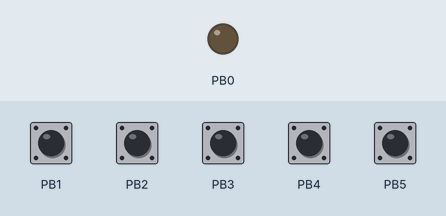
Recording of a sketch running on a simulated ATtiny85, built with avr-gcc and run on an emulated ATtiny85. Shown: output pins drawn as LEDs (lit = HIGH). Inputs (shaded band) come from the test bench; at power-on: PB1–5 HIGH. Sleep ends after the set time or at an interrupt.

Above: at 5.0 s.
5.1 s: PB1 pulled LOW for 0.15 s
At 5.6 s:
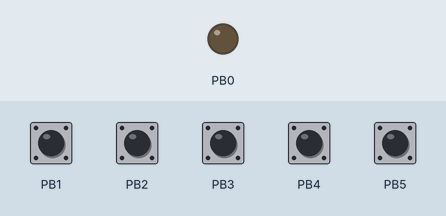
6.7 s: PB3 pulled LOW for 0.15 s
At 8.0 s:
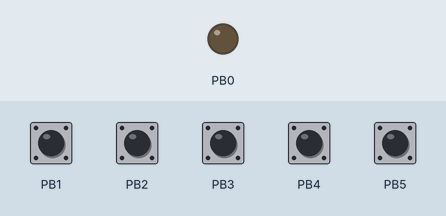
Timing chart, 0 to 9.7 s (numbered marks = the images above; inputs shaded):
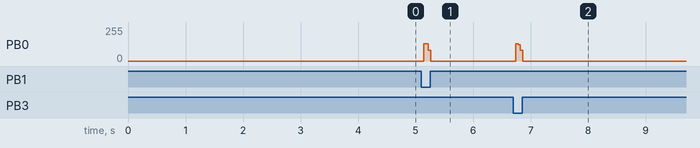

The sketch:

RF_Remote_5B.ino
```cpp
// (licence header left out)
// oscillator calibration value (uncomment and set if necessary)
//#define OSCCAL_VAL  0x4B

// libraries
#include <avr/io.h>
#include <avr/sleep.h>
#include <avr/interrupt.h>
#include <util/delay.h>

// pin definitions
#define DATA    PB0
#define KEY1    PB1
#define KEY2    PB2
#define KEY3    PB3
#define KEY4    PB4
#define KEY5    PB5

// RF Codes
#define ADDR    0x55  // address of the device
#define CMD1    0x01  // command KEY1
#define CMD2    0x02  // command KEY2
#define CMD3    0x03  // command KEY3
#define CMD4    0x04  // command KEY4
#define CMD5    0x05  // command KEY5

// button mask
#define BT_MASK (1<<KEY1)|(1<<KEY2)|(1<<KEY3)|(1<<KEY4)|(1<<KEY5)

// define RF error width in microseconds; must be the same in the receiver code;
// higher values reduce the error rate, but lengthen the transmission time
#define RF_ERR    150

// define number of preamble bits
#define RF_PRE    32

// define number of start bits; must be the same in the receiver code
#define RF_START  4

// define number of transmission repeats
#define RF_REP    3

// macros ASK/OOK
#define RF_on()   PORTB |=  (1<<DATA)   // key-on
#define RF_off()  PORTB &= ~(1<<DATA)   // key-off

// macros to modulate the signals with compensated timings
#define startPulse()  {RF_on(); _delay_us(6*RF_ERR); RF_off(); _delay_us(6*RF_ERR-5);}
#define bit0Pulse()   {RF_on(); _delay_us(2*RF_ERR); RF_off(); _delay_us(2*RF_ERR-5);}
#define bit1Pulse()   {RF_on(); _delay_us(4*RF_ERR); RF_off(); _delay_us(4*RF_ERR-5);}
#define stopPause()   _delay_us(6*RF_ERR) // = min 8 * RF_ERR incl. delay of last bit


// send a single byte via RF
void sendByte(uint8_t value) {
  for (uint8_t i=8; i; i--, value<<=1) {            // send 8 bits, MSB first
    (value & 0x80) ? (bit1Pulse()) : (bit0Pulse()); // send the bit
  }
}

// send complete telegram (preamble + start frame + address + command) via RF
void sendCode(uint8_t cmd) {
  uint8_t i, j;                           // countig variables
  for(i=RF_PRE;i;i--) bit0Pulse();        // send preamble
  for(i=RF_REP;i;i--) {                   // transmission repeat counter
    for(j=RF_START;j;j--) startPulse();   // signify start of transmission
    sendByte(ADDR);                       // send address byte
    sendByte(cmd);                        // send command byte
    sendByte(~cmd);                       // send inverse of command byte
    stopPause();                          // signify end of transmission
  }
}

// main function
int main(void) {
  // set oscillator calibration value
  #ifdef OSCCAL_VAL
    OSCCAL = OSCCAL_VAL;                // set the value if defined above
  #endif

  // setup pins
  DDRB  = (1<<DATA);                      // DATA pin as output
  PORTB = (BT_MASK);                      // pull-up for button pins

  // setup pin change interrupt
  GIMSK = (1<<PCIE);                      // turn on pin change interrupts
  PCMSK = (BT_MASK);                      // turn on interrupt on button pins
  sei();                                  // enable global interrupts

  // disable unused peripherals and set sleep mode to save power
  ADCSRA = 0;                             // disable ADC
  ACSR   = (1<<ACD);                      // disable analog comperator
  PRR    = (1<<PRTIM0) | (1<<PRADC);      // shut down ADC and timer0
  set_sleep_mode(SLEEP_MODE_PWR_DOWN);    // set sleep mode to power down

  // main loop
  while(1) {
    sleep_mode();                         // sleep until button is pressed
    _delay_ms(1);                         // debounce
    uint8_t buttons = ~PINB & (BT_MASK);  // read button pins
    switch (buttons) {                    // send corresponding IR code
      case (1<<KEY1): sendCode(CMD1); break;
      case (1<<KEY2): sendCode(CMD2); break;
      case (1<<KEY3): sendCode(CMD3); break;
      case (1<<KEY4): sendCode(CMD4); break;
      case (1<<KEY5): sendCode(CMD5); break;
      default: break;
    }
  }
}

// pin change interrupt service routine
EMPTY_INTERRUPT (PCINT0_vect);            // nothing to be done here, just wake up from sleep
```

Measured:
- after the input at 5.1 s, PB0: 0/255 → 128/255 at once, → 0/255 0.08 s later
- after the input at 6.7 s, PB0: 0/255 → 130/255 at once, → 123/255 0.04 s later, → 80/255 0.04 s later, → 0/255 0.04 s later
